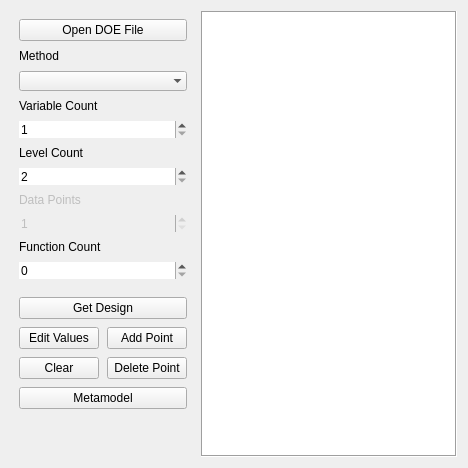
      <widget class="QWidget" name="tabEdit">
       <layout class="QHBoxLayout" name="horizontalLayout_2">
        <item>
         <layout class="QVBoxLayout" name="verticalLayout_11">
          <property name="spacing">
           <number>8</number>
          </property>
          <property name="leftMargin">
           <number>8</number>
          </property>
          <property name="topMargin">
           <number>8</number>
          </property>
          <property name="rightMargin">
           <number>8</number>
          </property>
          <property name="bottomMargin">
           <number>8</number>
          </property>
          <item>
           <widget class="QPushButton" name="openDoeFile">
            <property name="text">
             <string>Open DOE File</string>
            </property>
           </widget>
          </item>
          <item>
           <layout class="QVBoxLayout" name="verticalLayout_7">
            <item>
             <widget class="QLabel" name="label_5">
              <property name="layoutDirection">
               <enum>Qt::LayoutDirection::LeftToRight</enum>
              </property>
              <property name="text">
               <string>Method</string>
              </property>
             </widget>
            </item>
            <item>
             <widget class="QComboBox" name="methodCombo">
              <property name="toolTip">
               <string>Choose a design method</string>
              </property>
              <property name="currentIndex">
               <number>-1</number>
              </property>
              <property name="frame">
               <bool>false</bool>
              </property>
             </widget>
            </item>
           </layout>
          </item>
          <item>
           <layout class="QVBoxLayout" name="verticalLayout_10">
            <item>
             <widget class="QLabel" name="label_4">
              <property name="text">
               <string>Variable Count</string>
              </property>
             </widget>
            </item>
            <item>
             <widget class="QSpinBox" name="designVarNum">
              <property name="toolTip">
               <string>Enter a digit between 1 and 99</string>
              </property>
              <property name="frame">
               <bool>false</bool>
              </property>
              <property name="minimum">
               <number>1</number>
              </property>
             </widget>
            </item>
           </layout>
          </item>
          <item>
           <layout class="QVBoxLayout" name="verticalLayout_9">
            <item>
             <widget class="QLabel" name="label_10">
              <property name="text">
               <string>Level Count</string>
              </property>
             </widget>
            </item>
            <item>
             <widget class="QSpinBox" name="levelCombo">
              <property name="toolTip">
               <string>Enter a digit between 2 and 20.</string>
              </property>
              <property name="frame">
               <bool>false</bool>
              </property>
              <property name="minimum">
               <number>2</number>
              </property>
              <property name="maximum">
               <number>20</number>
              </property>
              <property name="value">
               <number>2</number>
              </property>
             </widget>
            </item>
           </layout>
          </item>
          <item>
           <layout class="QVBoxLayout" name="verticalLayout_8">
            <item>
             <widget class="QLabel" name="label_9">
              <property name="enabled">
               <bool>false</bool>
              </property>
              <property name="text">
               <string>Data Points</string>
              </property>
             </widget>
            </item>
            <item>
             <widget class="QSpinBox" name="designPointNum">
              <property name="enabled">
               <bool>false</bool>
              </property>
              <property name="frame">
               <bool>false</bool>
              </property>
              <property name="minimum">
               <number>1</number>
              </property>
             </widget>
            </item>
           </layout>
          </item>
          <item>
           <layout class="QVBoxLayout" name="verticalLayout_2">
            <item>
             <widget class="QLabel" name="label_8">
              <property name="text">
               <string>Function Count</string>
              </property>
             </widget>
            </item>
            <item>
             <widget class="QSpinBox" name="functionNum">
              <property name="frame">
               <bool>false</bool>
              </property>
             </widget>
            </item>
           </layout>
          </item>
          <item>
           <layout class="QGridLayout" name="gridLayout">
            <property name="spacing">
             <number>8</number>
            </property>
            <item row="1" column="1" colspan="2">
             <widget class="QPushButton" name="doeDesignBtn">
              <property name="text">
               <string>Get Design</string>
              </property>
             </widget>
            </item>
            <item row="5" column="1">
             <spacer name="verticalSpacer_2">
              <property name="orientation">
               <enum>Qt::Orientation::Vertical</enum>
              </property>
              <property name="sizeHint" stdset="0">
               <size>
                <width>20</width>
                <height>40</height>
               </size>
              </property>
             </spacer>
            </item>
            <item row="0" column="1">
             <spacer name="verticalSpacer">
              <property name="orientation">
               <enum>Qt::Orientation::Vertical</enum>
              </property>
              <property name="sizeType">
               <enum>QSizePolicy::Policy::Minimum</enum>
              </property>
              <property name="sizeHint" stdset="0">
               <size>
                <width>8</width>
                <height>10</height>
               </size>
              </property>
             </spacer>
            </item>
            <item row="2" column="1">
             <widget class="QPushButton" name="doe_edit_vals">
              <property name="text">
               <string>Edit Values</string>
              </property>
             </widget>
            </item>
            <item row="2" column="2">
             <widget class="QPushButton" name="doe_add_point">
              <property name="text">
               <string>Add Point</string>
              </property>
             </widget>
            </item>
            <item row="3" column="1">
             <widget class="QPushButton" name="doe_clearBtn">
              <property name="text">
               <string>Clear</string>
              </property>
             </widget>
            </item>
            <item row="4" column="1" colspan="2">
             <widget class="QPushButton" name="doeMetamodel">
              <property name="text">
               <string>Metamodel</string>
              </property>
             </widget>
            </item>
            <item row="3" column="2">
             <widget class="QPushButton" name="doe_rmv_point">
              <property name="text">
               <string>Delete Point</string>
              </property>
             </widget>
            </item>
           </layout>
          </item>
         </layout>
        </item>
        <item>
         <widget class="QTableView" name="doeTable">
          <property name="frameShape">
           <enum>QFrame::Shape::Box</enum>
          </property>
         </widget>
        </item>
       </layout>
      </widget>
